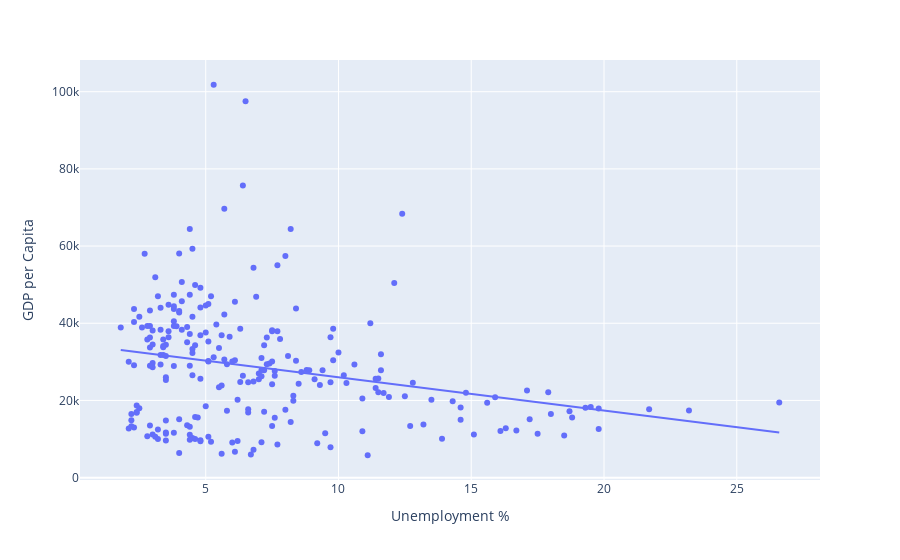

Notebook code for this chart:
### Code cell
df.plot(kind = 'scatter', y = 'GDP per Capita', x = 'Unemployment %',
        backend = 'plotly', trendline = 'ols')

### Figure 1 — Plotly figure (JSON) as saved in the notebook; plotly's stock layout.template omitted (floating-point values rounded to 4 significant figures; data arrays with more than 128 entries replaced by an {"elided": "..."} marker saying what was removed)
{"data": [{"hovertemplate": "Unemployment %=%{x}<br>GDP per Capita=%{y}<extra></extra>", "legendgroup": "", "marker": {"color": "#636efa", "symbol": "circle"}, "mode": "markers", "name": "", "orientation": "v", "showlegend": false, "type": "scatter", "x": {"elided": "242 float values"}, "xaxis": "x", "y": {"elided": "242 int values"}, "yaxis": "y"}, {"hovertemplate": "<b>OLS trendline</b><br>GDP per Capita = -862.975 * Unemployment % + 34645.8<br>R<sup>2</sup>=0.068534<br><br>Unemployment %=%{x}<br>GDP per Capita=%{y} <b>(trend)</b><extra></extra>", "legendgroup": "", "marker": {"color": "#636efa", "symbol": "circle"}, "mode": "lines", "name": "", "showlegend": false, "type": "scatter", "x": {"elided": "238 float values"}, "xaxis": "x", "y": {"elided": "238 float values"}, "yaxis": "y"}], "layout": {"autosize": true, "legend": {"tracegroupgap": 0}, "margin": {"t": 60}, "xaxis": {"anchor": "y", "autorange": true, "domain": [0, 1], "range": [0.2285, 28.17], "title": {"text": "Unemployment %"}, "type": "linear"}, "yaxis": {"anchor": "x", "autorange": true, "domain": [0, 1], "range": [-1633.0, 109200.0], "title": {"text": "GDP per Capita"}, "type": "linear"}}}
